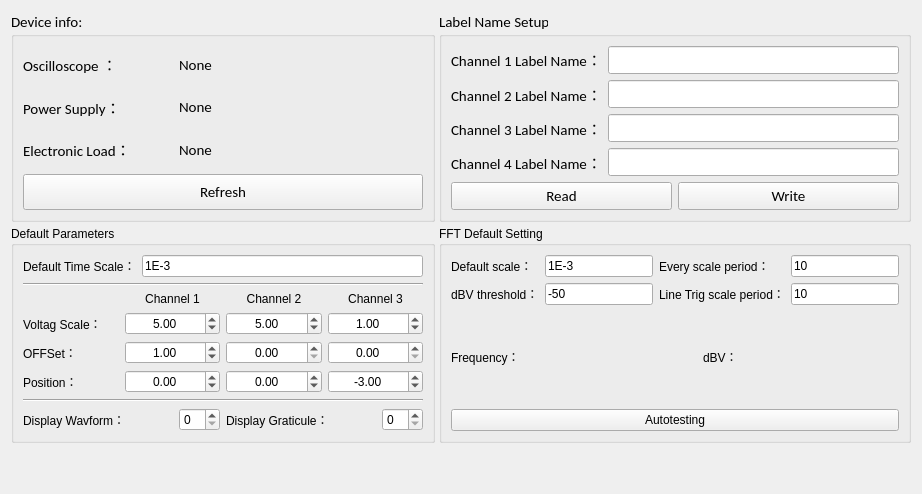
      <widget class="QWidget" name="Advanced_setting">
       <attribute name="title">
        <string>Advanced Setting</string>
       </attribute>
       <layout class="QGridLayout" name="gridLayout_2">
        <item row="2" column="0">
         <spacer name="verticalSpacer_2">
          <property name="orientation">
           <enum>Qt::Vertical</enum>
          </property>
          <property name="sizeHint" stdset="0">
           <size>
            <width>20</width>
            <height>40</height>
           </size>
          </property>
         </spacer>
        </item>
        <item row="1" column="0">
         <layout class="QGridLayout" name="gridLayout_3" rowstretch="1,0,0,0" columnstretch="0,0">
          <property name="spacing">
           <number>4</number>
          </property>
          <item row="0" column="0">
           <widget class="QGroupBox" name="Device_Info">
            <property name="font">
             <font>
              <family>Calibri</family>
              <pointsize>11</pointsize>
             </font>
            </property>
            <property name="title">
             <string>Device info: </string>
            </property>
            <layout class="QGridLayout" name="gridLayout_16">
             <item row="0" column="0">
              <layout class="QGridLayout" name="gridLayout_9">
               <item row="1" column="0">
                <layout class="QGridLayout" name="gridLayout_15">
                 <item row="1" column="0">
                  <widget class="QLabel" name="label_PS">
                   <property name="maximumSize">
                    <size>
                     <width>150</width>
                     <height>16777215</height>
                    </size>
                   </property>
                   <property name="font">
                    <font>
                     <family>Calibri</family>
                     <pointsize>11</pointsize>
                    </font>
                   </property>
                   <property name="text">
                    <string>Power Supply：</string>
                   </property>
                  </widget>
                 </item>
                 <item row="2" column="0">
                  <widget class="QLabel" name="label_EL">
                   <property name="maximumSize">
                    <size>
                     <width>150</width>
                     <height>16777215</height>
                    </size>
                   </property>
                   <property name="font">
                    <font>
                     <family>Calibri</family>
                     <pointsize>11</pointsize>
                    </font>
                   </property>
                   <property name="text">
                    <string>Electronic Load：</string>
                   </property>
                  </widget>
                 </item>
                 <item row="0" column="0">
                  <widget class="QLabel" name="label_Osc">
                   <property name="maximumSize">
                    <size>
                     <width>150</width>
                     <height>16777215</height>
                    </size>
                   </property>
                   <property name="font">
                    <font>
                     <family>Calibri</family>
                     <pointsize>11</pointsize>
                    </font>
                   </property>
                   <property name="text">
                    <string>Oscilloscope ：</string>
                   </property>
                  </widget>
                 </item>
                 <item row="0" column="1">
                  <widget class="QLabel" name="label_Oc_name_2">
                   <property name="font">
                    <font>
                     <family>Calibri</family>
                     <pointsize>11</pointsize>
                    </font>
                   </property>
                   <property name="text">
                    <string>None</string>
                   </property>
                  </widget>
                 </item>
                 <item row="1" column="1">
                  <widget class="QLabel" name="label_PS_name_2">
                   <property name="font">
                    <font>
                     <family>Calibri</family>
                     <pointsize>11</pointsize>
                    </font>
                   </property>
                   <property name="text">
                    <string>None</string>
                   </property>
                  </widget>
                 </item>
                 <item row="2" column="1">
                  <widget class="QLabel" name="label_EL_name_2">
                   <property name="font">
                    <font>
                     <family>Calibri</family>
                     <pointsize>11</pointsize>
                    </font>
                   </property>
                   <property name="text">
                    <string>None</string>
                   </property>
                  </widget>
                 </item>
                 <item row="3" column="0" colspan="2">
                  <widget class="QPushButton" name="pushButton_Oc_label">
                   <property name="sizePolicy">
                    <sizepolicy hsizetype="Preferred" vsizetype="Preferred">
                     <horstretch>0</horstretch>
                     <verstretch>0</verstretch>
                    </sizepolicy>
                   </property>
                   <property name="maximumSize">
                    <size>
                     <width>16777215</width>
                     <height>16777215</height>
                    </size>
                   </property>
                   <property name="font">
                    <font>
                     <family>Calibri</family>
                     <pointsize>11</pointsize>
                    </font>
                   </property>
                   <property name="text">
                    <string>Refresh</string>
                   </property>
                  </widget>
                 </item>
                </layout>
               </item>
              </layout>
             </item>
            </layout>
           </widget>
          </item>
          <item row="0" column="1">
           <widget class="QGroupBox" name="CH_Label_Box">
            <property name="font">
             <font>
              <family>Calibri</family>
              <pointsize>11</pointsize>
             </font>
            </property>
            <property name="title">
             <string>Label Name Setup</string>
            </property>
            <layout class="QGridLayout" name="gridLayout_18">
             <item row="1" column="0">
              <layout class="QHBoxLayout" name="horizontalLayout_2">
               <item>
                <widget class="QPushButton" name="pushButton_ch_read">
                 <property name="font">
                  <font>
                   <family>Calibri</family>
                   <pointsize>11</pointsize>
                  </font>
                 </property>
                 <property name="text">
                  <string>Read</string>
                 </property>
                </widget>
               </item>
               <item>
                <widget class="QPushButton" name="pushButton_ch_write">
                 <property name="font">
                  <font>
                   <family>Calibri</family>
                   <pointsize>11</pointsize>
                  </font>
                 </property>
                 <property name="text">
                  <string>Write</string>
                 </property>
                </widget>
               </item>
              </layout>
             </item>
             <item row="0" column="0">
              <layout class="QGridLayout" name="gridLayout_17">
               <item row="1" column="1">
                <widget class="QLineEdit" name="lineEdit_ch2">
                 <property name="maximumSize">
                  <size>
                   <width>16777215</width>
                   <height>16777215</height>
                  </size>
                 </property>
                 <property name="font">
                  <font>
                   <family>Calibri</family>
                   <pointsize>11</pointsize>
                  </font>
                 </property>
                </widget>
               </item>
               <item row="2" column="0">
                <widget class="QLabel" name="label_6">
                 <property name="font">
                  <font>
                   <family>Calibri</family>
                   <pointsize>11</pointsize>
                  </font>
                 </property>
                 <property name="text">
                  <string>Channel 3 Label Name：</string>
                 </property>
                </widget>
               </item>
               <item row="2" column="1">
                <widget class="QLineEdit" name="lineEdit_ch3">
                 <property name="maximumSize">
                  <size>
                   <width>16777215</width>
                   <height>16777215</height>
                  </size>
                 </property>
                 <property name="font">
                  <font>
                   <family>Calibri</family>
                   <pointsize>11</pointsize>
                  </font>
                 </property>
                </widget>
               </item>
               <item row="1" column="0">
                <widget class="QLabel" name="label_4">
                 <property name="font">
                  <font>
                   <family>Calibri</family>
                   <pointsize>11</pointsize>
                  </font>
                 </property>
                 <property name="text">
                  <string>Channel 2 Label Name：</string>
                 </property>
                </widget>
               </item>
               <item row="0" column="0">
                <widget class="QLabel" name="label_3">
                 <property name="sizePolicy">
                  <sizepolicy hsizetype="Preferred" vsizetype="Fixed">
                   <horstretch>0</horstretch>
                   <verstretch>0</verstretch>
                  </sizepolicy>
                 </property>
                 <property name="maximumSize">
                  <size>
                   <width>200</width>
                   <height>16777215</height>
                  </size>
                 </property>
                 <property name="font">
                  <font>
                   <family>Calibri</family>
                   <pointsize>11</pointsize>
                  </font>
                 </property>
                 <property name="text">
                  <string>Channel 1 Label Name：</string>
                 </property>
                </widget>
               </item>
               <item row="0" column="1">
                <widget class="QLineEdit" name="lineEdit_ch1">
                 <property name="maximumSize">
                  <size>
                   <width>16777215</width>
                   <height>16777215</height>
                  </size>
                 </property>
                 <property name="font">
                  <font>
                   <family>Calibri</family>
                   <pointsize>11</pointsize>
                  </font>
                 </property>
                </widget>
               </item>
               <item row="3" column="0">
                <widget class="QLabel" name="label_7">
                 <property name="font">
                  <font>
                   <family>Calibri</family>
                   <pointsize>11</pointsize>
                  </font>
                 </property>
                 <property name="text">
                  <string>Channel 4 Label Name：</string>
                 </property>
                </widget>
               </item>
               <item row="3" column="1">
                <widget class="QLineEdit" name="lineEdit_ch4">
                 <property name="maximumSize">
                  <size>
                   <width>16777215</width>
                   <height>16777215</height>
                  </size>
                 </property>
                 <property name="font">
                  <font>
                   <family>Calibri</family>
                   <pointsize>11</pointsize>
                  </font>
                 </property>
                </widget>
               </item>
              </layout>
             </item>
            </layout>
           </widget>
          </item>
          <item row="3" column="0">
           <widget class="QGroupBox" name="Default_Box">
            <property name="title">
             <string>Default Parameters</string>
            </property>
            <layout class="QGridLayout" name="gridLayout_12">
             <item row="3" column="1">
              <widget class="Line" name="line">
               <property name="orientation">
                <enum>Qt::Horizontal</enum>
               </property>
              </widget>
             </item>
             <item row="1" column="1">
              <widget class="Line" name="line_2">
               <property name="orientation">
                <enum>Qt::Horizontal</enum>
               </property>
              </widget>
             </item>
             <item row="4" column="1">
              <layout class="QHBoxLayout" name="horizontalLayout_5">
               <item>
                <widget class="QLabel" name="label">
                 <property name="minimumSize">
                  <size>
                   <width>150</width>
                   <height>0</height>
                  </size>
                 </property>
                 <property name="text">
                  <string>Display Wavform：</string>
                 </property>
                </widget>
               </item>
               <item>
                <widget class="QSpinBox" name="SB_display_wavform"/>
               </item>
               <item>
                <widget class="QLabel" name="label_2">
                 <property name="minimumSize">
                  <size>
                   <width>150</width>
                   <height>0</height>
                  </size>
                 </property>
                 <property name="text">
                  <string>Display Graticule：</string>
                 </property>
                </widget>
               </item>
               <item>
                <widget class="QSpinBox" name="SB_display_graticule"/>
               </item>
              </layout>
             </item>
             <item row="2" column="1">
              <layout class="QGridLayout" name="gridLayout_19">
               <item row="1" column="1">
                <widget class="QLabel" name="label_default_CH1">
                 <property name="text">
                  <string>Channel 1</string>
                 </property>
                 <property name="alignment">
                  <set>Qt::AlignCenter</set>
                 </property>
                </widget>
               </item>
               <item row="5" column="0">
                <widget class="QLabel" name="label_default_postion">
                 <property name="maximumSize">
                  <size>
                   <width>100</width>
                   <height>16777215</height>
                  </size>
                 </property>
                 <property name="text">
                  <string>Position：</string>
                 </property>
                </widget>
               </item>
               <item row="3" column="0">
                <widget class="QLabel" name="label_default_voltag_scale">
                 <property name="minimumSize">
                  <size>
                   <width>0</width>
                   <height>0</height>
                  </size>
                 </property>
                 <property name="maximumSize">
                  <size>
                   <width>100</width>
                   <height>16777215</height>
                  </size>
                 </property>
                 <property name="text">
                  <string>Voltag Scale：</string>
                 </property>
                </widget>
               </item>
               <item row="1" column="5">
                <widget class="QLabel" name="label_default_CH3">
                 <property name="text">
                  <string>Channel 3</string>
                 </property>
                 <property name="alignment">
                  <set>Qt::AlignCenter</set>
                 </property>
                </widget>
               </item>
               <item row="1" column="3">
                <widget class="QLabel" name="label_default_CH2">
                 <property name="text">
                  <string>Channel 2</string>
                 </property>
                 <property name="alignment">
                  <set>Qt::AlignCenter</set>
                 </property>
                </widget>
               </item>
               <item row="4" column="0">
                <widget class="QLabel" name="label_default_offset">
                 <property name="maximumSize">
                  <size>
                   <width>100</width>
                   <height>16777215</height>
                  </size>
                 </property>
                 <property name="text">
                  <string>OFFSet：</string>
                 </property>
                </widget>
               </item>
               <item row="3" column="1">
                <widget class="QDoubleSpinBox" name="DSB_V_Scale_CH1">
                 <property name="alignment">
                  <set>Qt::AlignCenter</set>
                 </property>
                 <property name="maximum">
                  <double>50.000000000000000</double>
                 </property>
                 <property name="singleStep">
                  <double>0.100000000000000</double>
                 </property>
                 <property name="value">
                  <double>5.000000000000000</double>
                 </property>
                </widget>
               </item>
               <item row="3" column="3">
                <widget class="QDoubleSpinBox" name="DSB_V_Scale_CH2">
                 <property name="alignment">
                  <set>Qt::AlignCenter</set>
                 </property>
                 <property name="maximum">
                  <double>50.000000000000000</double>
                 </property>
                 <property name="singleStep">
                  <double>0.100000000000000</double>
                 </property>
                 <property name="value">
                  <double>5.000000000000000</double>
                 </property>
                </widget>
               </item>
               <item row="3" column="5">
                <widget class="QDoubleSpinBox" name="DSB_V_Scale_CH3">
                 <property name="alignment">
                  <set>Qt::AlignCenter</set>
                 </property>
                 <property name="maximum">
                  <double>50.000000000000000</double>
                 </property>
                 <property name="singleStep">
                  <double>0.100000000000000</double>
                 </property>
                 <property name="value">
                  <double>1.000000000000000</double>
                 </property>
                </widget>
               </item>
               <item row="4" column="1">
                <widget class="QDoubleSpinBox" name="DSB_offset_CH1">
                 <property name="alignment">
                  <set>Qt::AlignCenter</set>
                 </property>
                 <property name="maximum">
                  <double>50.000000000000000</double>
                 </property>
                 <property name="singleStep">
                  <double>0.100000000000000</double>
                 </property>
                 <property name="value">
                  <double>1.000000000000000</double>
                 </property>
                </widget>
               </item>
               <item row="4" column="3">
                <widget class="QDoubleSpinBox" name="DSB_offset_CH2">
                 <property name="alignment">
                  <set>Qt::AlignCenter</set>
                 </property>
                 <property name="maximum">
                  <double>50.000000000000000</double>
                 </property>
                 <property name="singleStep">
                  <double>0.100000000000000</double>
                 </property>
                </widget>
               </item>
               <item row="4" column="5">
                <widget class="QDoubleSpinBox" name="DSB_offset_CH3">
                 <property name="alignment">
                  <set>Qt::AlignCenter</set>
                 </property>
                 <property name="maximum">
                  <double>50.000000000000000</double>
                 </property>
                 <property name="singleStep">
                  <double>0.100000000000000</double>
                 </property>
                </widget>
               </item>
               <item row="5" column="1">
                <widget class="QDoubleSpinBox" name="DSB_postion_CH1">
                 <property name="alignment">
                  <set>Qt::AlignCenter</set>
                 </property>
                 <property name="minimum">
                  <double>-50.000000000000000</double>
                 </property>
                 <property name="maximum">
                  <double>50.000000000000000</double>
                 </property>
                 <property name="singleStep">
                  <double>0.100000000000000</double>
                 </property>
                </widget>
               </item>
               <item row="5" column="3">
                <widget class="QDoubleSpinBox" name="DSB_postion_CH2">
                 <property name="alignment">
                  <set>Qt::AlignCenter</set>
                 </property>
                 <property name="minimum">
                  <double>-50.000000000000000</double>
                 </property>
                 <property name="maximum">
                  <double>50.000000000000000</double>
                 </property>
                 <property name="singleStep">
                  <double>0.100000000000000</double>
                 </property>
                </widget>
               </item>
               <item row="5" column="5">
                <widget class="QDoubleSpinBox" name="DSB_postion_CH3">
                 <property name="alignment">
                  <set>Qt::AlignCenter</set>
                 </property>
                 <property name="minimum">
                  <double>-50.000000000000000</double>
                 </property>
                 <property name="maximum">
                  <double>50.000000000000000</double>
                 </property>
                 <property name="singleStep">
                  <double>0.100000000000000</double>
                 </property>
                 <property name="value">
                  <double>-3.000000000000000</double>
                 </property>
                </widget>
               </item>
              </layout>
             </item>
             <item row="0" column="1">
              <layout class="QHBoxLayout" name="horizontalLayout_4">
               <item>
                <widget class="QLabel" name="label_default_time_scale">
                 <property name="minimumSize">
                  <size>
                   <width>100</width>
                   <height>0</height>
                  </size>
                 </property>
                 <property name="maximumSize">
                  <size>
                   <width>16777215</width>
                   <height>16777215</height>
                  </size>
                 </property>
                 <property name="text">
                  <string>Default Time Scale：</string>
                 </property>
                 <property name="alignment">
                  <set>Qt::AlignLeading|Qt::AlignLeft|Qt::AlignVCenter</set>
                 </property>
                </widget>
               </item>
               <item>
                <widget class="QLineEdit" name="lineEdit_time_scale">
                 <property name="text">
                  <string>1E-3</string>
                 </property>
                </widget>
               </item>
              </layout>
             </item>
            </layout>
           </widget>
          </item>
          <item row="3" column="1">
           <widget class="QGroupBox" name="groupBox_FFT">
            <property name="title">
             <string>FFT Default Setting</string>
            </property>
            <layout class="QGridLayout" name="gridLayout_21">
             <item row="0" column="0">
              <layout class="QGridLayout" name="gridLayout_20">
               <item row="0" column="2">
                <widget class="QLabel" name="label_5">
                 <property name="text">
                  <string>Every scale period：</string>
                 </property>
                </widget>
               </item>
               <item row="0" column="1">
                <widget class="QLineEdit" name="lineEdit_FFT_scale">
                 <property name="text">
                  <string>1E-3</string>
                 </property>
                </widget>
               </item>
               <item row="0" column="0">
                <widget class="QLabel" name="label_8">
                 <property name="text">
                  <string>Default scale：</string>
                 </property>
                </widget>
               </item>
               <item row="0" column="3">
                <widget class="QLineEdit" name="lineEdit_scale_period">
                 <property name="text">
                  <string>10</string>
                 </property>
                </widget>
               </item>
               <item row="1" column="0">
                <widget class="QLabel" name="label_9">
                 <property name="text">
                  <string>dBV threshold：</string>
                 </property>
                </widget>
               </item>
               <item row="1" column="1">
                <widget class="QLineEdit" name="lineEdit_dbv_threshold">
                 <property name="text">
                  <string>-50</string>
                 </property>
                </widget>
               </item>
               <item row="1" column="2">
                <widget class="QLabel" name="label_10">
                 <property name="text">
                  <string>Line Trig scale period：</string>
                 </property>
                </widget>
               </item>
               <item row="1" column="3">
                <widget class="QLineEdit" name="lineEdit_line_trig">
                 <property name="text">
                  <string>10</string>
                 </property>
                </widget>
               </item>
              </layout>
             </item>
             <item row="2" column="0">
              <widget class="QPushButton" name="pushButton_FF_Autotesting">
               <property name="text">
                <string>Autotesting</string>
               </property>
              </widget>
             </item>
             <item row="1" column="0">
              <layout class="QHBoxLayout" name="horizontalLayout_7">
               <item>
                <widget class="QLabel" name="label_freq">
                 <property name="maximumSize">
                  <size>
                   <width>100</width>
                   <height>16777215</height>
                  </size>
                 </property>
                 <property name="text">
                  <string>Frequency：</string>
                 </property>
                </widget>
               </item>
               <item>
                <widget class="QLabel" name="label_freq_value">
                 <property name="text">
                  <string/>
                 </property>
                </widget>
               </item>
               <item>
                <widget class="QLabel" name="label_dBV">
                 <property name="maximumSize">
                  <size>
                   <width>50</width>
                   <height>16777215</height>
                  </size>
                 </property>
                 <property name="text">
                  <string>dBV：</string>
                 </property>
                </widget>
               </item>
               <item>
                <widget class="QLabel" name="label_dBV_value">
                 <property name="text">
                  <string/>
                 </property>
                </widget>
               </item>
              </layout>
             </item>
            </layout>
           </widget>
          </item>
         </layout>
        </item>
       </layout>
      </widget>
